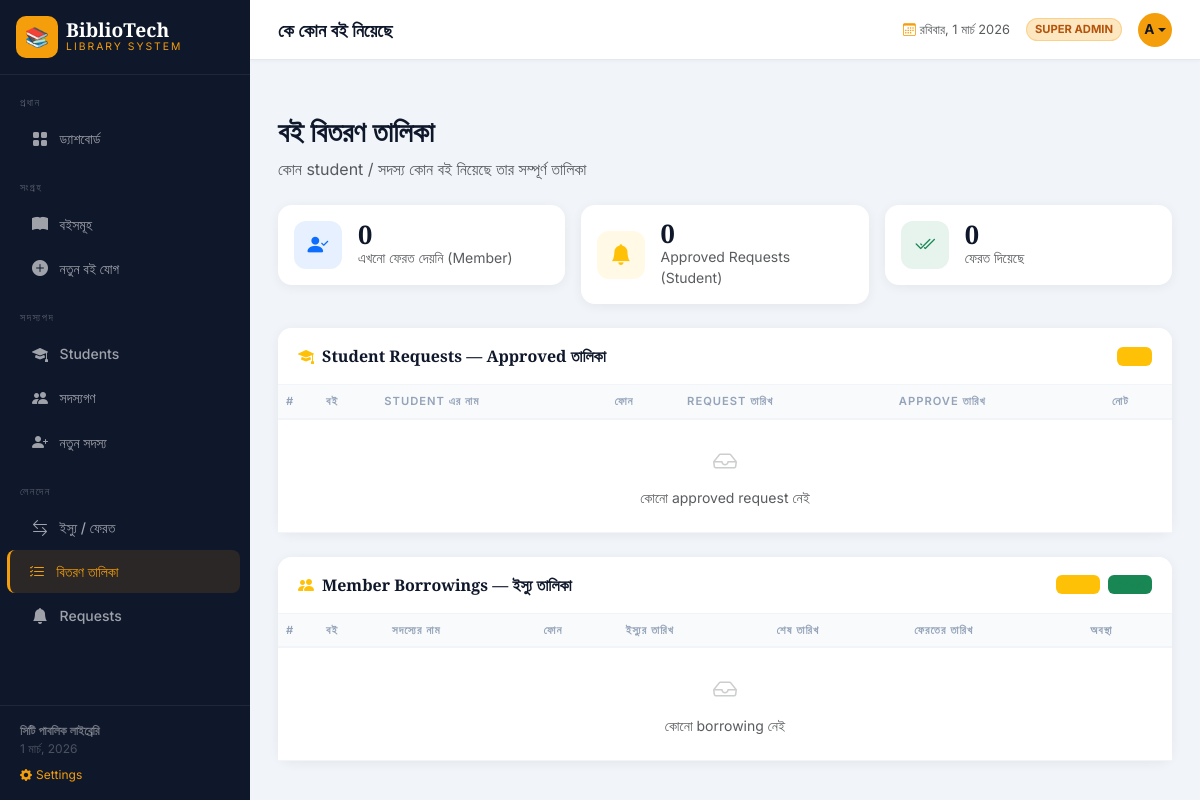
Page /issued-books (signed in) on the earlier database version.
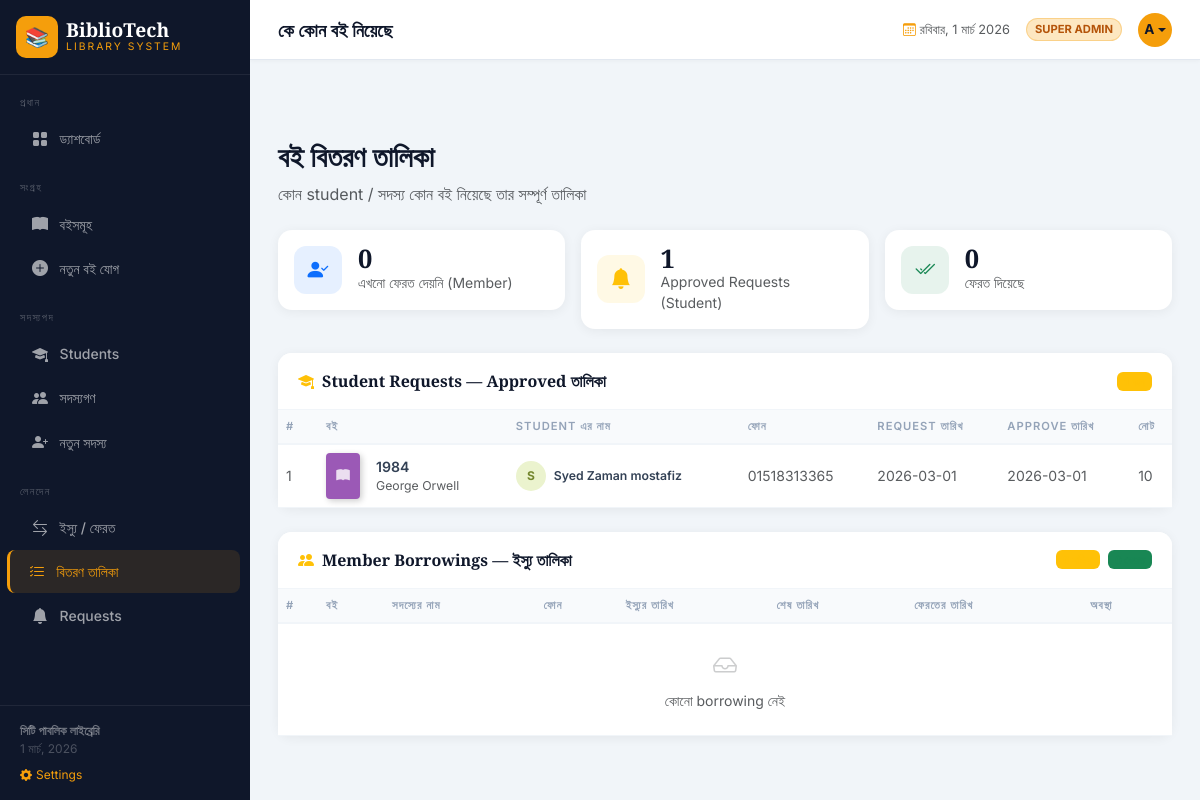
Same page on the later database version.
### tables this page shows
CREATE TABLE settings (
        key TEXT PRIMARY KEY, value TEXT
    );

CREATE TABLE book_requests (
        id INTEGER PRIMARY KEY AUTOINCREMENT,
        book_id INTEGER NOT NULL, student_id INTEGER NOT NULL,
        student_note TEXT,
        request_date TEXT DEFAULT CURRENT_TIMESTAMP,
        status TEXT DEFAULT 'pending', admin_note TEXT, resolved_date TEXT,
        pdf_filename TEXT,
        FOREIGN KEY(book_id) REFERENCES books(id),
        FOREIGN KEY(student_id) REFERENCES students(id)
    );

CREATE TABLE books (
        id INTEGER PRIMARY KEY AUTOINCREMENT,
        title TEXT NOT NULL, author TEXT NOT NULL, isbn TEXT UNIQUE,
        genre TEXT, total_copies INTEGER DEFAULT 1, available_copies INTEGER DEFAULT 1,
        added_date TEXT DEFAULT CURRENT_TIMESTAMP, cover_color TEXT DEFAULT '#4A90D9'
    );

CREATE TABLE students (
        id INTEGER PRIMARY KEY AUTOINCREMENT,
        name TEXT NOT NULL,
        email TEXT UNIQUE NOT NULL,
        phone TEXT,
        password TEXT NOT NULL,
        reg_date TEXT DEFAULT CURRENT_TIMESTAMP,
        active INTEGER DEFAULT 1
    );

### app.py (the view)
@app.route('/issued-books')
@admin_required
def issued_books():
    conn = get_db()
    approved_reqs = conn.execute("""
        SELECT br.*, b.title as book_title, b.author, b.cover_color,
               s.name as student_name, s.phone as student_phone
        FROM book_requests br JOIN books b ON br.book_id=b.id JOIN students s ON br.student_id=s.id
        WHERE br.status='approved' ORDER BY br.resolved_date DESC
    """).fetchall()
    borrowings = conn.execute("""
        SELECT bw.*, b.title as book_title, b.author, b.cover_color,
               m.name as member_name, m.phone as member_phone, m.email as member_email
        FROM borrowings bw JOIN books b ON bw.book_id=b.id JOIN members m ON bw.member_id=m.id
        ORDER BY bw.borrow_date DESC
    """).fetchall()
    conn.close()
    return render_template('issued_books.html', approved_reqs=approved_reqs, borrowings=borrowings)

### templates/issued_books.html (shortened to what this page needs)
{% extends 'base.html' %}
{% block topbar_title %}কে কোন বই নিয়েছে{% endblock %}
{% block content %}
<div class="page-header mb-4">
    <h1>বই বিতরণ তালিকা</h1>
    <p class="text-muted">কোন student / সদস্য কোন বই নিয়েছে তার সম্পূর্ণ তালিকা</p>
</div>
<div class="row g-3 mb-4">
    <div class="col-sm-4">
        <div class="card content-card">
            <div class="card-body d-flex align-items-center gap-3 py-3">
                <div class="stat-icon-box bg-primary bg-opacity-10 text-primary"><i class="bi bi-person-check-fill"></i></div>
                <div>
                    <div class="stat-val" style="font-size:1.6rem">{{ borrowings|selectattr('status','equalto','borrowed')|list|length }}</div>
                    <div class="text-muted small">এখনো ফেরত দেয়নি (Member)</div>
                </div>
            </div>
        </div>
    </div>
    <div class="col-sm-4">
        <div class="card content-card">
            <div class="card-body d-flex align-items-center gap-3 py-3">
                <div class="stat-icon-box bg-warning bg-opacity-10 text-warning"><i class="bi bi-bell-fill"></i></div>
                <div>
                    <div class="stat-val" style="font-size:1.6rem">{{ approved_reqs|length }}</div>
                    <div class="text-muted small">Approved Requests (Student)</div>
                </div>
            </div>
        </div>
    </div>
    <div class="col-sm-4">
        <div class="card content-card">
            <div class="card-body d-flex align-items-center gap-3 py-3">
                <div class="stat-icon-box bg-success bg-opacity-10 text-success"><i class="bi bi-check2-all"></i></div>
                <div>
                    <div class="stat-val" style="font-size:1.6rem">{{ borrowings|selectattr('status','equalto','returned')|list|length }}</div>
                    <div class="text-muted small">ফেরত দিয়েছে</div>
                </div>
            </div>
        </div>
    </div>
</div>
<div class="card content-card mb-4">
    <div class="card-header d-flex align-items-center justify-content-between">
        <span><i class="bi bi-mortarboard-fill me-2 text-warning"></i>Student Requests — Approved তালিকা</span>
        <span class="badge bg-warning bg-opacity-15 text-warning">{{ approved_reqs|length }} জন</span>
    </div>
    <div class="card-body p-0">
        <div class="table-responsive">
            <table class="table mb-0">
                <thead>
                    <tr>
                        <th style="width:40px">#</th>
                        <th>বই</th>
                        <th>Student এর নাম</th>
                        <th>ফোন</th>
                        <th>Request তারিখ</th>
                        <th>Approve তারিখ</th>
                        <th>নোট</th>
                    </tr>
                </thead>
                <tbody>
                    {% for req in approved_reqs %}
                    <tr>
                        <td class="text-muted small">{{ loop.index }}</td>
                        <td>
                            <div class="d-flex align-items-center gap-3">
                                <div class="book-cover-sm" style="background:{{ req.cover_color }}">
                                    <i class="bi bi-book-fill"></i>
                                </div>
                                <div>
                                    <div class="fw-semibold" style="font-size:.88rem">{{ req.book_title }}</div>
                                    <div class="text-muted small">{{ req.author }}</div>
                                </div>
                            </div>
                        </td>
                        <td>
                            <div class="d-flex align-items-center gap-2">
                                <div class="member-av flex-shrink-0"
                                     style="background:hsl({{ loop.index * 73 }},60%,88%);color:hsl({{ loop.index * 73 }},50%,35%);width:30px;height:30px;font-size:.75rem">
                                    {{ req.student_name[0].upper() }}
                                </div>
                                <span class="fw-semibold small">{{ req.student_name }}</span>
                            </div>
                        </td>
                        <td class="text-muted small">{{ req.student_phone or '—' }}</td>
                        <td class="text-muted small">{{ req.request_date[:10] }}</td>
                        <td class="text-muted small">{{ req.resolved_date or '—' }}</td>
                        <td class="text-muted small" style="max-width:150px;white-space:nowrap;overflow:hidden;text-overflow:ellipsis">
                            {{ req.admin_note or req.student_note or '—' }}
                        </td>
                    </tr>
                    {% else %}
                    <tr>
                        <td colspan="7" class="text-center py-4 text-muted">
                            <i class="bi bi-inbox" style="font-size:1.5rem;opacity:.3;display:block;margin-bottom:.4rem"></i>
                            কোনো approved request নেই
                        </td>
                    </tr>
                    {% endfor %}
                </tbody>
            </table>
        </div>
    </div>
</div>
<div class="card content-card">
    <div class="card-header d-flex align-items-center justify-content-between">
        <span><i class="bi bi-people-fill me-2 text-warning"></i>Member Borrowings — ইস্যু তালিকা</span>
        <div class="d-flex gap-2">
            <span class="badge bg-warning bg-opacity-15 text-warning">
            </span>
            <span class="badge bg-success bg-opacity-15 text-success">
            </span>
        </div>
    </div>
    <div class="card-body p-0">
        <div class="table-responsive">
            <table class="table mb-0">
                <thead>
                    <tr>
                        <th style="width:40px">#</th>
                        <th>বই</th>
                        <th>সদস্যের নাম</th>
                        <th>ফোন</th>
                        <th>ইস্যুর তারিখ</th>
                        <th>শেষ তারিখ</th>
                        <th>ফেরতের তারিখ</th>
                        <th>অবস্থা</th>
                    </tr>
                </thead>
                <tbody>
                    {% for bw in borrowings %}
                    <tr class="{% if bw.status == 'borrowed' and bw.due_date < '2026-02-26' %}table-danger{% endif %}">
                        <td class="text-muted small">{{ loop.index }}</td>
                        <td>
                            <div class="d-flex align-items-center gap-3">
                                <div class="book-cover-sm" style="background:{{ bw.cover_color }}">
                                    <i class="bi bi-book-fill"></i>
                                </div>
                                <div>
                                    <div class="fw-semibold" style="font-size:.88rem">{{ bw.book_title }}</div>
                                    <div class="text-muted small">{{ bw.author }}</div>
                                </div>
                            </div>
                        </td>
                        <td>
                            <div class="d-flex align-items-center gap-2">
                                <div class="member-av flex-shrink-0"
                                     style="background:hsl({{ loop.index * 57 }},60%,88%);color:hsl({{ loop.index * 57 }},50%,35%);width:30px;height:30px;font-size:.75rem">
                                    {{ bw.member_name[0].upper() }}
                                </div>
                                <div>
                                    <div class="fw-semibold small">{{ bw.member_name }}</div>
                                    <div class="text-muted" style="font-size:.7rem">{{ bw.member_email }}</div>
                                </div>
                            </div>
                        </td>
                        <td class="text-muted small">{{ bw.member_phone or '—' }}</td>
                        <td class="text-muted small">{{ bw.borrow_date[:10] }}</td>
                        <td class="small fw-semibold {% if bw.status == 'borrowed' and bw.due_date < '2026-02-26' %}text-danger{% endif %}">
                            {{ bw.due_date }}
                        </td>
                        <td class="text-muted small">{{ bw.return_date or '—' }}</td>
                        <td>
                            {% if bw.status == 'returned' %}
                            <span class="badge bg-success bg-opacity-15 text-success">
                                <i class="bi bi-check-circle me-1"></i>ফেরত
                            </span>
                            {% elif bw.due_date < '2026-02-26' %}
                            <span class="badge bg-danger bg-opacity-15 text-danger">
                                <i class="bi bi-exclamation-triangle me-1"></i>মেয়াদোত্তীর্ণ
                            </span>
                            {% else %}
                            <span class="badge bg-warning bg-opacity-15 text-warning">
                                <i class="bi bi-book-half me-1"></i>ইস্যুকৃত
                            </span>
                            {% endif %}
                        </td>
                    </tr>
                    {% else %}
                    <tr>
                        <td colspan="8" class="text-center py-4 text-muted">
                            <i class="bi bi-inbox" style="font-size:1.5rem;opacity:.3;display:block;margin-bottom:.4rem"></i>
                            কোনো borrowing নেই
                        </td>
                    </tr>
                    {% endfor %}
                </tbody>
            </table>
        </div>
    </div>
</div>
{% endblock %}

### templates/base.html (shortened to what this page needs)
<!DOCTYPE html>
<html lang="bn">
<head>
    <link href="https://cdnjs.cloudflare.com/ajax/libs/bootstrap/5.3.2/css/bootstrap.min.css" rel="stylesheet">
    <link href="https://cdnjs.cloudflare.com/ajax/libs/bootstrap-icons/1.11.3/font/bootstrap-icons.min.css" rel="stylesheet">
</head>
<body>
<nav id="sidebar">
    <div class="sidebar-brand d-flex align-items-center gap-2 p-3 border-bottom" style="border-color:rgba(255,255,255,.07)!important">
        <div class="brand-icon" style="overflow:hidden">
            {% if site.logo_type == 'image' %}
            <img src="{{ site.library_logo }}" style="width:100%;height:100%;object-fit:cover;border-radius:10px" alt="logo">
            {% else %}
            {{ site.library_logo }}
            {% endif %}
        </div>
        <div>
            <div class="brand-name">{{ site.library_name }}</div>
            <div class="brand-sub">{{ site.library_tagline }}</div>
        </div>
    </div>
    <div class="sidebar-nav flex-grow-1 py-2">
        <div class="nav-section">প্রধান</div>
        {% if session.get("is_admin") %}
        <a href="{{ url_for('dashboard') }}" class="nav-link {% if request.endpoint=='dashboard' %}active{% endif %}"><i class="bi bi-grid-fill"></i> ড্যাশবোর্ড</a>
        {% endif %}
        <div class="nav-section mt-2">সংগ্রহ</div>
        <a href="{{ url_for('books') }}" class="nav-link {% if request.endpoint=='books' %}active{% endif %}"><i class="bi bi-book-fill"></i> বইসমূহ</a>
        {% if session.get("is_admin") %}
        <a href="{{ url_for('add_book') }}" class="nav-link {% if request.endpoint=='add_book' %}active{% endif %}"><i class="bi bi-plus-circle-fill"></i> নতুন বই যোগ</a>
        <div class="nav-section mt-2">সদস্যপদ</div>
        <a href="{{ url_for('students') }}" class="nav-link {% if request.endpoint=='students' %}active{% endif %}"><i class="bi bi-mortarboard-fill"></i> Students</a>
        <a href="{{ url_for('members') }}" class="nav-link {% if request.endpoint=='members' %}active{% endif %}"><i class="bi bi-people-fill"></i> সদস্যগণ</a>
        <a href="{{ url_for('add_member') }}" class="nav-link {% if request.endpoint=='add_member' %}active{% endif %}"><i class="bi bi-person-plus-fill"></i> নতুন সদস্য</a>
        <div class="nav-section mt-2">লেনদেন</div>
        <a href="{{ url_for('borrow') }}" class="nav-link {% if request.endpoint=='borrow' %}active{% endif %}"><i class="bi bi-arrow-left-right"></i> ইস্যু / ফেরত</a>
        <a href="{{ url_for('issued_books') }}" class="nav-link {% if request.endpoint=='issued_books' %}active{% endif %}"><i class="bi bi-list-check"></i> বিতরণ তালিকা</a>
        <a href="{{ url_for('requests_list') }}" class="nav-link {% if request.endpoint=='requests_list' %}active{% endif %}"><i class="bi bi-bell-fill"></i> Requests</a>
        {% endif %}
    </div>
    <div class="sidebar-footer">
    <div class="fw-semibold" style="color:rgba(255,255,255,.4)">{{ site.library_footer }}</div>
    <div id="sidebar-date"></div>
    {% if session.get('is_super') %}
    <a href="{{ url_for('settings') }}" class="d-block mt-2" style="color:var(--gold);font-size:.75rem;text-decoration:none">
        <i class="bi bi-gear-fill me-1"></i>Settings
    </a>
    {% endif %}
</div>
</nav>
<div id="main">
    <div class="topbar">
        <div class="topbar-title">{% block topbar_title %}{% endblock %}</div>
        <div class="d-flex align-items-center gap-3">
            <span class="text-muted d-none d-md-inline" style="font-size:.8rem">
                <i class="bi bi-calendar3 me-1" style="color:var(--gold)"></i><span id="live-date"></span>
            </span>
            {% if session.get("is_admin") %}
                {% if session.get("is_super") %}
                <span class="admin-badge" style="background:rgba(245,158,11,.25);color:#b45309">SUPER ADMIN</span>
                {% else %}
                <span class="admin-badge">ADMIN</span>
                {% endif %}
                <div class="dropdown">
                    <button class="topbar-av border-0 dropdown-toggle" style="cursor:pointer"
                            data-bs-toggle="dropdown" aria-expanded="false">
                        {{ session.get("username", "A")[0].upper() }}
                    </button>
                </div>
            {% endif %}
        </div>
    </div>
    <div class="page-body pb-0 pt-3">
    </div>
    <div class="page-body">{% block content %}{% endblock %}</div>
</div>
</body>
</html>

Differences in the rows shown:
added book_requests: book_title "1984", author "George Orwell", name "S", student_name "Syed Zaman mostafiz", phone "01518313365", request_date "2026-03-01", resolved_date "2026-03-01", admin_note+student_note "10"
Other differences:
{{ approved_reqs|length }}: "0" → "1"
text no longer shown: "কোনো approved request নেই"
